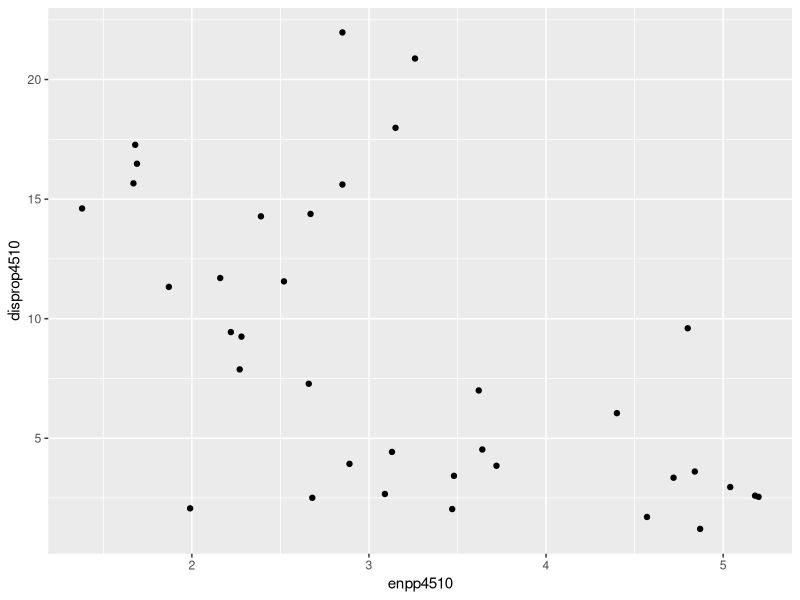
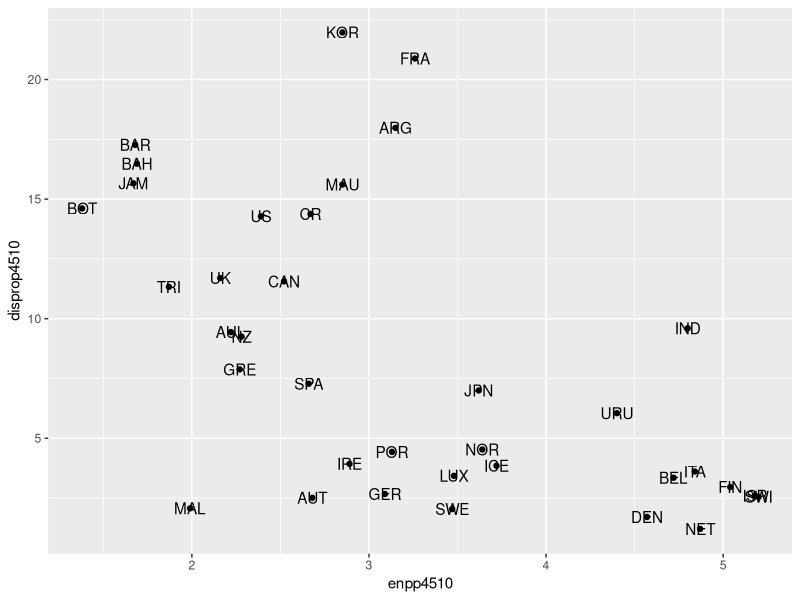
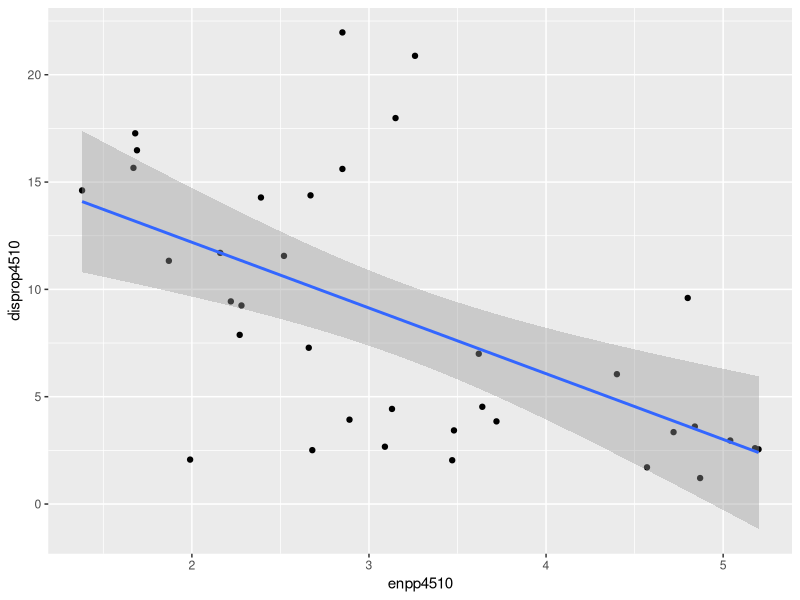
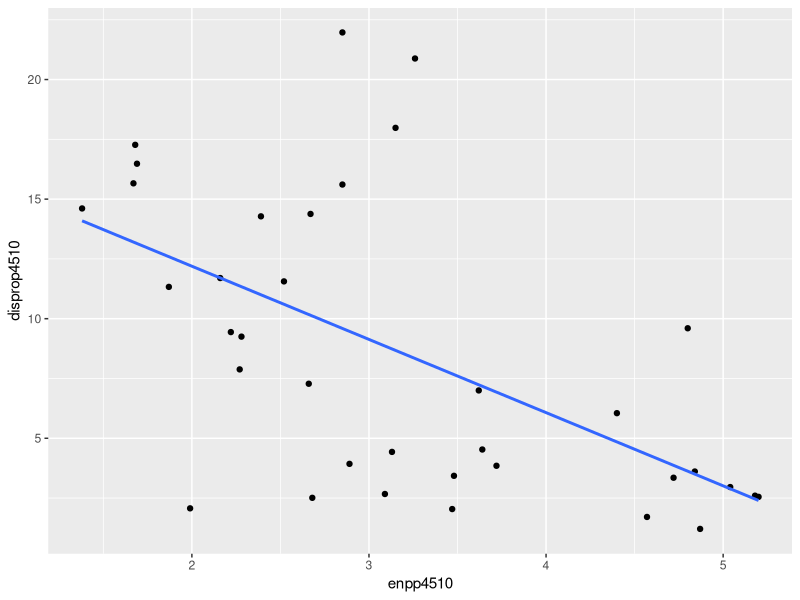
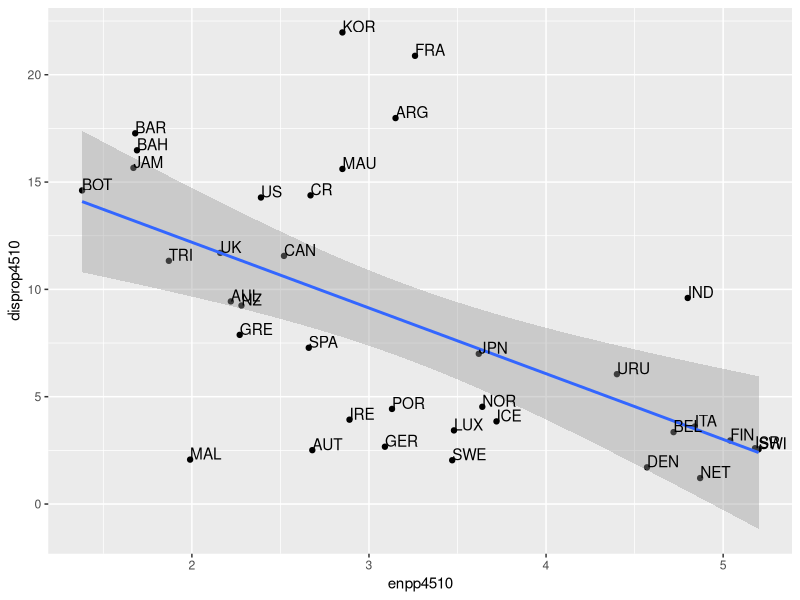
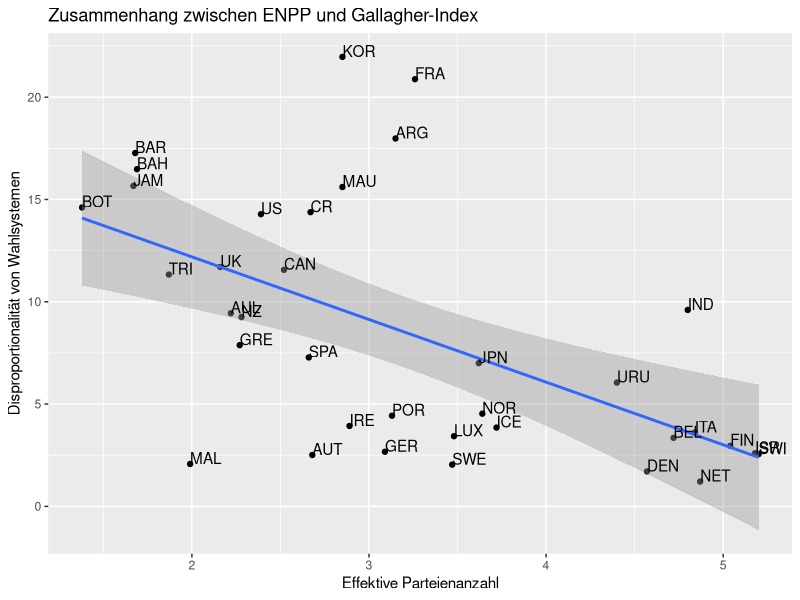
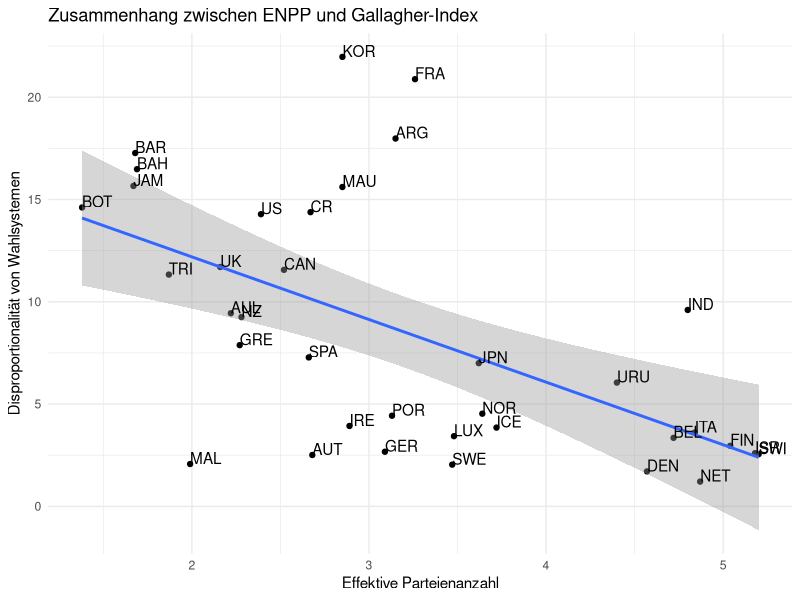
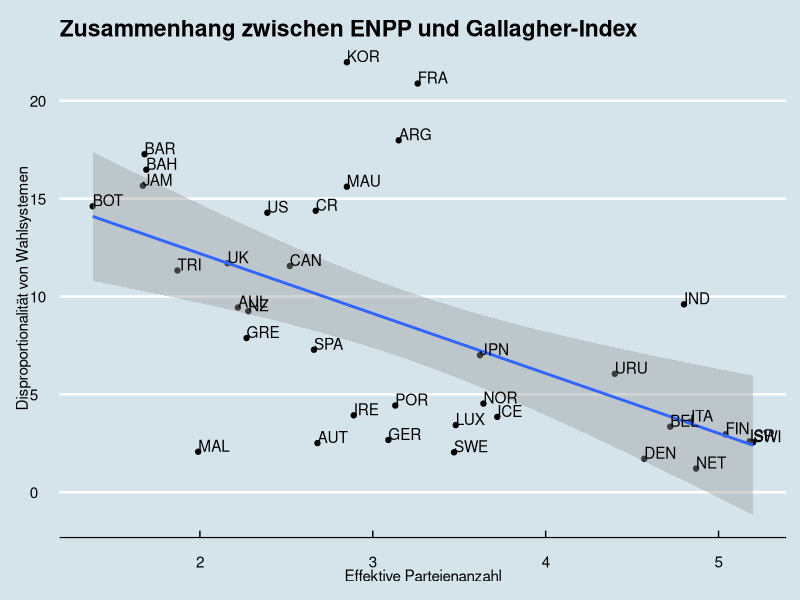

Here is the R script that generated these plots, in order:
## ---- chunk 1
## include this at top of your RMarkdown file for pretty output
## make sure to have the printr package installed: install.packages('printr')
knitr::opts_chunk$set(echo = TRUE, results = TRUE, message = FALSE, warning = FALSE)
#library(printr)
## ---- chunk 2
# Pakete laden

library(ggplot2) # Das Paket wird in Punkt 4 dieses Tutorials verwendet

## ---- chunk 3
library(foreign)
setwd("/Users/Christoph/Seafile/Lehrstuhl/Lehrstuhl Hannover Forschung/Forschung/01 Hönnige/025 MWK_StatistikR/Daten/")
getwd()
gles <- read.spss("ZA6801_de_v4-0-1.sav", to.data.frame = TRUE)
lijphart <- read.csv2("Lijphart_Data_recode.csv")
## ---- chunk 4
# Lijphart
# ENPP
lijphart$enpp4510 <- as.numeric(lijphart$enpp4510)

# Gallagher-Index
lijphart$disprop4510 <- as.numeric(lijphart$disprop4510)

# Bikameralismus-Index
lijphart$bicam4510 <- as.numeric(lijphart$bicam4510)

# Minimal-Gewinn-Koalition mit einer Partei
lijphart$minwin_one_part4510 <- as.numeric(lijphart$minwin_one_part4510)

# Exekutivdominanz (Kabinettsdauer)
lijphart$exe_dom4510 <- as.numeric(lijphart$exe_dom4510)
## ---- chunk 5
ggplot(lijphart, aes(x = enpp4510,  y = disprop4510)) +
  geom_point()
## ---- chunk 6
ggplot(lijphart, aes(x = enpp4510,  y = disprop4510)) +
  geom_point() +
  geom_text(label = lijphart$Country)
## ---- chunk 7
ggplot(lijphart, aes(x = enpp4510,  y = disprop4510)) +
  geom_point() +
  geom_smooth(method = lm)

# Eine alternative Schreibweise bietet das Tilde (~) Zeichen, welches wir bereits aus dem Tutorial zur bivariaten OLS Regression kennen

# ggplot(lijphart, aes(enpp4510 ~ disprop4510)) +
#  geom_point() +
#  geom_smooth(method = lm)
## ---- chunk 8
ggplot(lijphart, aes(x = enpp4510, y = disprop4510)) +
  geom_point() +
  geom_smooth(method = lm, se = FALSE)
## ---- chunk 9
ggplot(lijphart, aes(x = enpp4510,  y = disprop4510)) +
  geom_point() +
  geom_smooth(method = lm) + 
  geom_text(label = lijphart$Country, hjust = 0, vjust = 0)
## ---- chunk 10
ggplot(lijphart, aes(x = enpp4510,  y = disprop4510)) +
  geom_point() +
  geom_smooth(method = lm) + 
  geom_text(label = lijphart$Country, hjust = 0, vjust = 0) +
  labs(title = "Zusammenhang zwischen ENPP und Gallagher-Index",
        x ="Effektive Parteienanzahl", y = "Disproportionalität von Wahlsystemen")
## ---- chunk 11
# Minimal Theme

ggplot(lijphart, aes(x = enpp4510,  y = disprop4510)) +
  geom_point() +
  geom_smooth(method = lm) + 
  geom_text(label = lijphart$Country, hjust = 0, vjust = 0) +
  labs(title = "Zusammenhang zwischen ENPP und Gallagher-Index"
       , x ="Effektive Parteienanzahl"
       , y = "Disproportionalität von Wahlsystemen") +
  theme_minimal() 

# The Economist
library(ggthemes) # für dieses Theme brauchen wir ein weiteres Paket

ggplot(lijphart, aes(x = enpp4510,  y = disprop4510)) +
  geom_point() +
  geom_smooth(method = lm) + 
  geom_text(label = lijphart$Country, hjust = 0, vjust = 0) +
  labs(title = "Zusammenhang zwischen ENPP und Gallagher-Index"
       , x ="Effektive Parteienanzahl"
       , y = "Disproportionalität von Wahlsystemen") +
  theme_economist() 
## ---- chunk 12

ggplot(lijphart, aes(x = enpp4510,  y = disprop4510)) +
  geom_point(shape = 18, color = "blue") + # Form und Farbe der Punkte verändern
  geom_smooth(method = lm) + 
  geom_text(label = lijphart$Country, hjust = 0, vjust = 0) +
  labs(title = "Zusammenhang zwischen ENPP und Gallagher-Index"
       , x ="Effektive Parteienanzahl"
       , y = "Disproportionalität von Wahlsystemen") +
  theme_minimal() 
## ---- chunk 13
ggplot(lijphart, aes(x = enpp4510,  y = disprop4510)) +
  geom_point(shape = 18, color = "blue") +
  geom_smooth(method = lm,  linetype = "dashed",
             color = "darkred", fill = "blue") + # Form und Aussehen der Regressionslinie und Füllung der Konfidenzintervalle verändern
  geom_text(label = lijphart$Country, hjust = 0, vjust = 0) +
  labs(title = "Zusammenhang zwischen ENPP und Gallagher-Index"
       , x ="Effektive Parteienanzahl"
       , y = "Disproportionalität von Wahlsystemen") +
  theme_minimal()
